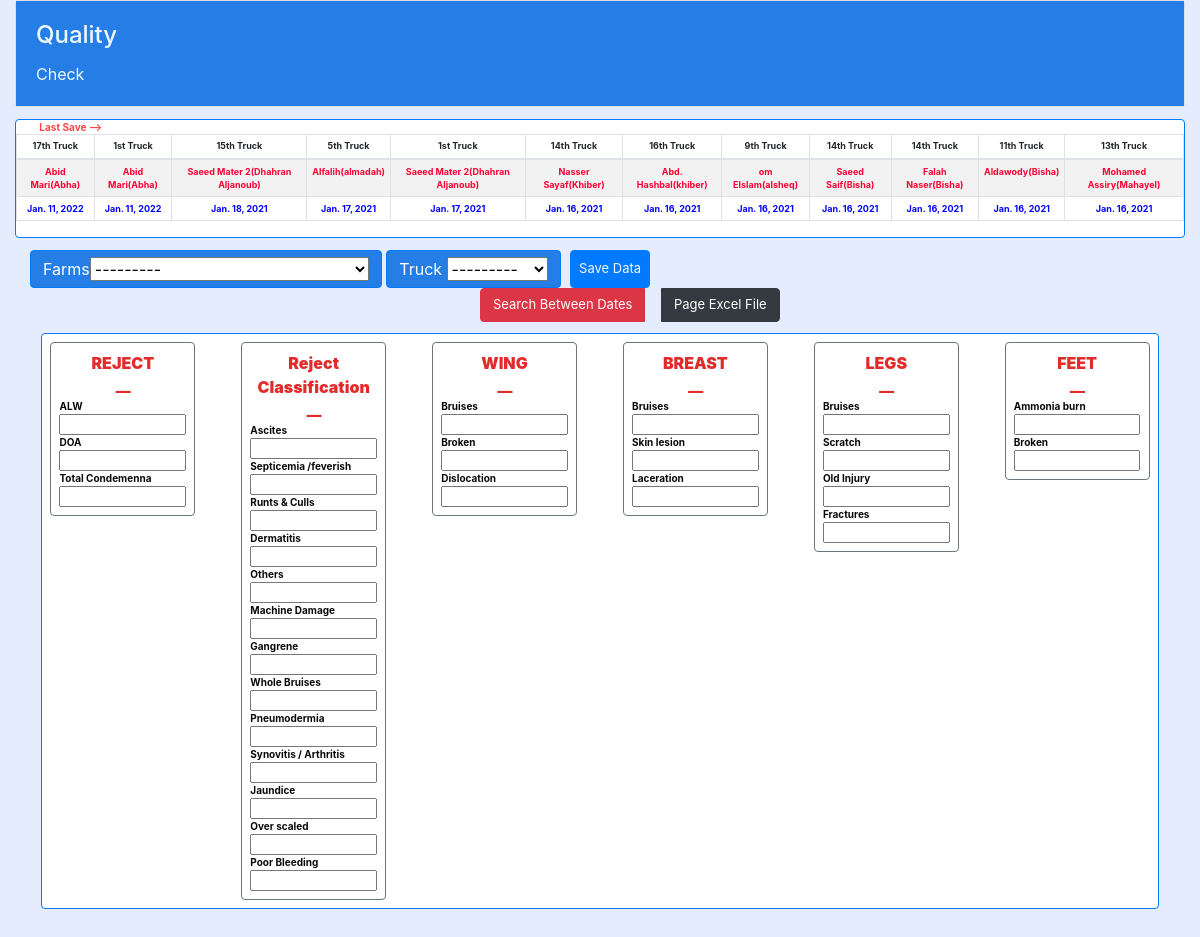
The page / on the database its author committed.
### first_app/models.py (models this page shows)
class chacks(models.Model):
    farms = models.ForeignKey(Farm, on_delete=models.CASCADE, null=True)
    trucks = models.ForeignKey(Trcks, on_delete=models.CASCADE, null=True)
    alw = models.FloatField(blank=True, null=True )
    doa = models.IntegerField(blank=True, null=True)
    total_condemenna = models.IntegerField(blank=True, null=True)
    ascites = models.IntegerField(blank=True, null=True)
    septicemia = models.IntegerField(blank=True, null=True)
    runts_culls = models.IntegerField(blank=True, null=True)
    dermatitis = models.IntegerField(blank=True, null=True)
    others = models.IntegerField(blank=True, null=True)
    gangrene = models.IntegerField(blank=True, null=True)
    whuole_bruises = models.IntegerField(blank=True, null=True)
    peneumodermia = models.IntegerField(blank=True, null=True)
    synovitis_arthritis = models.IntegerField(blank=True, null=True)
    jaundice = models.IntegerField(blank=True, null=True)
    over_scaled = models.IntegerField(blank=True, null=True)
    poor_bleeding = models.IntegerField(blank=True, null=True)
    machine_damage = models.CharField(max_length=20, default='', blank=True)
    wing_bruises = models.CharField(max_length=20, default='', blank=True)
    wing_broken = models.CharField(max_length=20, default='', blank=True)
    wing_dislocation = models.CharField(max_length=20, default='', blank=True)
    breast_bruises = models.CharField(max_length=20, default='', blank=True)
    breast_skin_lesion = models.CharField(max_length=20, default='', blank=True)
    breast_laceration = models.CharField(max_length=20, default='', blank=True)
    legs_bruises  = models.CharField(max_length=20,default='', blank=True)
    legs_scrach = models.CharField(max_length=20,default='', blank=True)
    legs_old_injury = models.CharField(max_length=20, default='', blank=True)
    legs_fractures = models.CharField(max_length=20, default='', blank=True)
    feet_ammonia_burn = models.CharField(max_length=20,default='', blank=True)
    feet_broken = models.CharField(max_length=20, default='', blank=True)
    date = models.DateField(default=timezone.now)
    def __str__(self):
        return str(self.trucks)

class Trcks(models.Model):
    name = models.CharField(max_length=50, null=True)
    def __str__(self):
        return self.name

class Farm(models.Model):
    name = models.CharField(max_length=50)
    def __str__(self):
        return self.name

### first_app/views.py (the view)
# urls.py: path('',views.index,name='index'),
def index(request):
    trcs =  chacks.objects.all()
    chack = truckInfo(request.POST)
    trc = chacks.objects.all()
    if request.method == 'POST':
        chack.save()
    obj= chacks.objects.filter().order_by('-id')[:12]      #View Last data
    return render(request, 'index.html', {'data': truckInfo,  'shows':obj })

### template/index.html (shortened to what this page needs)
<!doctype html>
<html lang="en">
<head>
    <link rel="stylesheet" href="https://stackpath.bootstrapcdn.com/bootstrap/4.3.1/css/bootstrap.min.css"
>
</head>
<body>
    <div class="container-fluid">
        <div class="card text-left" style="margin-bottom: 0%;">
            <div class="card-body" style="background-color:  rgb(36, 126, 230)">
                <h4 class="card-title" style="color: aliceblue;">Quality</h4>
                <p class="card-text" style="color: aliceblue;">Check</p>
            </div>
        </div>
    </div>
    <div>
        <form method="GET">
            <div class="container-fluid " style="padding-bottom: 9%; padding-top: 1%;  text-align: center;">
                <div class="card border-primary ;">
                    <table class=" table table-sm table-striped table-bordered"
                        style="font-size: xx-small; size: 500px; ">
                        <thead>
                            <form method="POST">
                                {% for i in shows %}
                                <th>{{i}}</th>
                                {% endfor %}
                        </thead>
                        <label
                            style="text-align: left; font-size:x-small ; color: rgb(255, 70, 70); margin-left: 2%; margin-bottom:-0.1%;"><b>Last
                                Save --> </b></label>
                        <tbody>
                            <tr>
                                {% for i in shows %}
                                <th style="color: rgb(255, 0, 51);">{{i.farms}}</th>
                                {% endfor %}
                            <tr>
                                {% for i in shows %}
                                <th style="color: blue;">{{i.date}}</th>
                                {% endfor %}
                        </tbody>
                </div>
            </div>
    </div>
    <form method="post" action="">
        <div class="container-fluid  " style="padding-top:1%; text-align: left;">
            <div class="">
                <div class="btn-group" role="group" aria-label="">
                    <div class="btn-group" role="group">
                        <button id="dropdownId" type="button" class="btn btn-primary "
                            style="background-color:  rgb(36, 126, 230)" data-toggle="dropdown" aria-haspopup="true"
                            aria-expanded="false">
                            Farms{{data.farms}}
                        </button>
                    </div>
                </div>
                 <div class="btn-group" role="group" aria-label="">
                    <div class="btn-group" role="group">
                        <button id="dropdownId" type="button" class="btn btn-primary "
                            style="background-color: rgb(36, 126, 230);" data-toggle="dropdown" aria-haspopup="true"
                            aria-expanded="false">
                            Truck {{data.trucks}}
                        </button>
                    </div>
            </div>
            <div class="btn-group " role="group" aria-label="" style="margin-left: 5px">
                <div class="btn-group" role="group">
                    <input type="submit" value="Save Data"
                        style="margin-right: 1%; color: aliceblue; padding: 8px; font-size: small;"
                        class="btn btn-primary ">
                </div>
            </div>
            <div class="btn-group  " role="group" aria-label="" style="margin-left: 450px; font-size: small;">
                <div class="btn-group " role="group" style="margin-right:2ch;">
                    <a name="" id="" class="btn btn-danger " href="http://127.0.0.1:8000/search" role="button"
                        style="font-size: small;"> Search Between Dates </a>
                </div>
                <div class="btn-group " role="group">
                    <a name="" id="" class="btn btn-dark " href="http://127.0.0.1:8000/Export/" role="button"
                        style="font-size: small;"> Page Excel File </a>
                </div>
            </div>
        </div>
        <div class=" card border-primary font-weight-bold " style=" margin: 1%; color: rgb(8, 8, 8); ">
            <div class=" row" style="font-size: x-small;">
                <div class="col-2">
                    <div class="card border-secondary  ;" style="padding: 5%; margin: 5%;">
                        <center style="color: rgb(226, 43, 43); font-size: medium;"><b>REJECT<br>ـــ</b></b>
                        </center>
                        ALW {{data.alw}}
                        DOA {{data.doa}}
                        Total Condemenna {{data.total_condemenna}}
                    </div>
                </div>
                <div class="col-2">
                    <div class="card border-secondary " style=" padding: 5%; margin: 5%;">
                        <center style="color:rgb(226, 43, 43); font-size: medium;"><b>Reject
                                Classification<br>ـــ</b></b></center>
                        Ascites <br>{{data.ascites}}
                        Septicemia /feverish<br>{{data.septicemia}}
                        Runts & Culls<br>{{data.runts_culls}}
                        Dermatitis<br>{{data.dermatitis}}
                        Others<br>{{data.others}}
                        Machine Damage<br>{{data.gangrene}}
                        Gangrene <br>{{data.whuole_bruises}}
                        Whole Bruises <br>{{data.peneumodermia}}
                        Pneumodermia<br>{{data.synovitis_arthritis}}
                        Synovitis / Arthritis<br>{{data.jaundice}}
                        Jaundice<br>{{data.over_scaled}}
                        Over scaled<br>{{data.poor_bleeding}}
                        Poor Bleeding <br>{{data.machine_damage}}
                    </div>
                </div>
                <div class="col-2">
                    <div class="card border-secondary  ;" style="padding: 5%; margin: 5%;">
                        <center style="color:rgb(226, 43, 43); font-size: medium;"><b>WING<br>ـــ</b></b>
                        </center>
                        Bruises {{data.wing_bruises}}
                        Broken {{data.wing_broken}}
                        Dislocation {{data.wing_dislocation}}
                    </div>
                </div>
                <div class="col-2">
                    <div class="card border-secondary  ;" style="padding: 5%; margin: 5%;">
                        <center style="color: rgb(226, 43, 43); font-size: medium;"><b>BREAST<br>ـــ</b></b>
                        </center>
                        Bruises {{data.breast_bruises}}
                        Skin lesion {{data.breast_skin_lesion}}
                        Laceration {{data.breast_laceration}}
                    </div>
                </div>
                <div class="col-2">
                    <div class="card border-secondary  ;" style="padding: 5%; margin: 5%;">
                        <center style="color: rgb(226, 43, 43); font-size: medium;"><b>LEGS<br>ـــ</b></b>
                        </center>
                        Bruises {{data.legs_bruises}}
                        Scratch {{data.legs_scrach}}
                        Old Injury {{data.legs_old_injury}}
                        Fractures {{data.legs_fractures }}
                    </div>
                </div>
                <div class="col-2">
                    <div class="card border-secondary  ;" style="padding: 5%; margin: 5%;">
                        <center style="color:rgb(226, 43, 43); font-size: medium;"><b>FEET <br>ـــ</b>
                        </center>
                        Ammonia burn {{data.feet_ammonia_burn}}
                        Broken {{data.feet_broken}}
                    </div>
                </div>
            </div>
        </div>
        </div>
    </form>
</body>
</html>

### template/index.html (style rules this page uses)
body { background-color: rgb(228, 236, 253); }

### rows shown on the page
chacks: trucks.name "17th Truck", farms "Abid Mari(Abha)", date "Jan. 11, 2022"
chacks: trucks.name "1st Truck", farms "Abid Mari(Abha)", date "Jan. 11, 2022"
chacks: trucks.name "15th Truck", farms "Saeed Mater 2(Dhahran Aljanoub)", date "Jan. 18, 2021"
chacks: trucks.name "5th Truck", farms "Alfalih(almadah)", date "Jan. 17, 2021"
chacks: trucks.name "1st Truck", farms "Saeed Mater 2(Dhahran Aljanoub)", date "Jan. 17, 2021"
chacks: trucks.name "14th Truck", farms "Nasser Sayaf(Khiber)", date "Jan. 16, 2021"
chacks: trucks.name "16th Truck", farms "Abd. Hashbal(khiber)", date "Jan. 16, 2021"
chacks: trucks.name "9th Truck", farms "om Elslam(alsheq)", date "Jan. 16, 2021"
chacks: trucks.name "14th Truck", farms "Saeed Saif(Bisha)", date "Jan. 16, 2021"
chacks: trucks.name "14th Truck", farms "Falah Naser(Bisha)", date "Jan. 16, 2021"
chacks: trucks.name "11th Truck", farms "Aldawody(Bisha)", date "Jan. 16, 2021"
chacks: trucks.name "13th Truck", farms "Mohamed Assiry(Mahayel)", date "Jan. 16, 2021"
